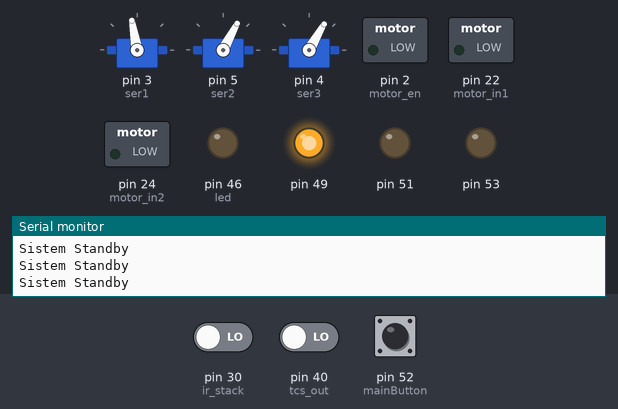
Recording of a sketch running on a simulated Arduino Mega 2560, built with avr-gcc and run on an emulated ATmega2560. Parts: 3 × servo, switched loads named in the sketch (green lamp = pin HIGH), output pins drawn as LEDs (lit = HIGH), the last lines printed to the serial monitor. The test bench sets the inputs (shaded band); at power-on: pin 30 (ir_stack) LOW, pin 52 (mainButton) HIGH, pin 40 (tcs_out) LOW. Pins used as bus, display or sensor lines are not drawn.

Above: at 1.2 s.
1.3 s: pin 30 (ir_stack) driven HIGH
At 2.5 s:
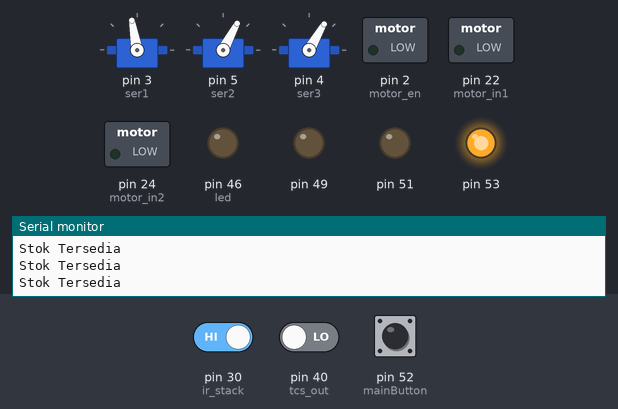
2.8 s: pin 52 (mainButton) pulled LOW for 0.15 s
At 6.4 s:
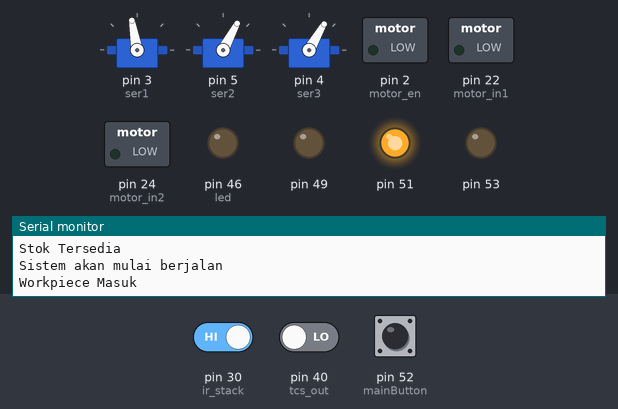
At 12.6 s:
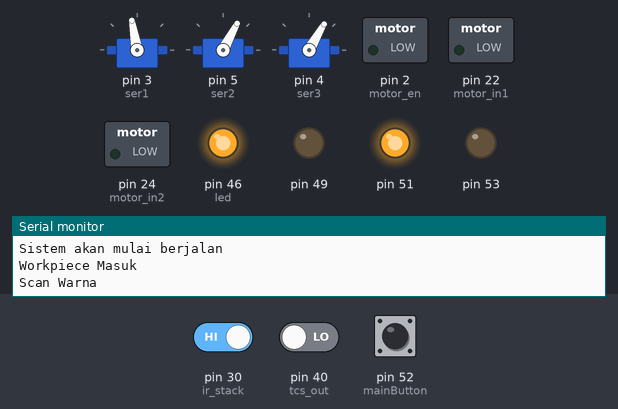
14.9 s: pin 30 (ir_stack) driven HIGH
Timing chart, 0 to 36.2 s (numbered marks = the images above; inputs shaded):
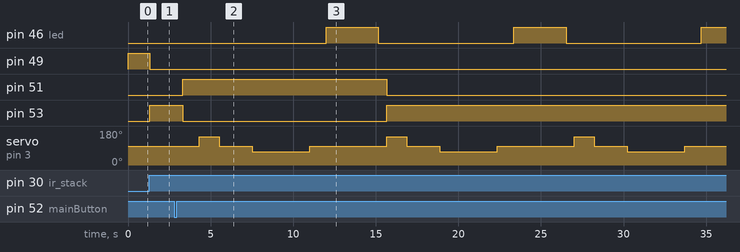

The sketch:

Mode_3.ino
```cpp
//Bismillahirrohamanirrohim MPS SORTING BASED ARDUINO

/*
  LOW COST MPS SORTING BASED ARDUINO
  Mechatronics Engineering 2nd Generation
  Vocational High School 2 Bojonegoro
*/

#define mainButton 52
#define ir_stack 30
#define ir_s1 34
#define ir_s2 36
#define ir_s3 38

#define ser1 3
#define ser2 5
#define ser3 4
#define motor_in1 22
#define motor_in2 24
#define motor_en 2

#define S0 25
#define S1 48
#define S2 42
#define S3 44
#define tcs_out 40
#define led 46

#include<Servo.h>
Servo servoStack, servo_s1, servo_s2;

int frequency = 0;
int warna = 0;
int latch = 0;
int counter1 = 0;
int counter2 = 0;
int counter3 = 0;

void setup() {
  Serial.begin(9600);
  pinMode(mainButton, INPUT_PULLUP);
  pinMode(ir_stack, INPUT);
  pinMode(ir_s1, INPUT);
  pinMode(ir_s2, INPUT);
  pinMode(ir_s3, INPUT);
  pinMode(tcs_out, INPUT);

  pinMode(motor_in1, OUTPUT);
  pinMode(motor_in2, OUTPUT);
  pinMode(motor_en, OUTPUT);
  pinMode(S0, OUTPUT);
  pinMode(S1, OUTPUT);
  pinMode(S2, OUTPUT);
  pinMode(S3, OUTPUT);
  pinMode(led, OUTPUT);

  pinMode(49, OUTPUT);
  pinMode(51, OUTPUT);
  pinMode(53, OUTPUT);

  digitalWrite(S0, HIGH);
  digitalWrite(S1, LOW);
  digitalWrite(led, LOW);

  servoStack.attach(ser1);
  servo_s1.attach(ser2);
  servo_s2.attach(ser3);
  servo_s1.write(62);
  servo_s2.write(60);
}

void loop() {
  int stok = digitalRead(ir_stack);
  if (stok == 1) {
    Serial.println("Stok Tersedia");
    digitalWrite(49, LOW);
    digitalWrite(51, LOW);
    digitalWrite(53, HIGH);
    //--------------------------------------------------------------------------------------------------------------------------------------
    int button = digitalRead(mainButton);
    if (button == 0) {
      latch++;
      delay(500);
      digitalWrite(49, LOW);
      digitalWrite(51, HIGH);
      digitalWrite(53, LOW);
      Serial.println("Sistem akan mulai berjalan");
      delay(1000);
      if (latch >= 2) {
        latch = 0;
      }
    }

    switch (latch) {
      case 1 :
        Serial.println("Workpiece Masuk");
        servoStack.write(150);
        delay(1200);
        servoStack.write(100);
        delay(2000);
        servoStack.write(70);
        delay(3500);
        servoStack.write(100);
        delay(1000);
        //-----------------------------------------------------------------------------------------------------------------------------------
        warna = cekWarna();
        switch (warna) {
          case 1:
            Serial.println('1');
            if (counter1 >= 3) {
              latch = 0 ;
            }
            else {
              servo_s1.write(9);
              //--------------------------------------------------------------------------------------------------------------------------------------
              while (digitalRead(ir_s1) == 1) {
                digitalWrite(motor_in1, LOW);
                digitalWrite(motor_in2, HIGH);
                analogWrite(motor_en, 80);
              }
              //-------------------------------------------------------------------------------------------------------------------------------------
              counter1++;
              delay(300);
            }
            break;
          //-------------------------------------------------------------------------------------------------------------------------------------
          case 2:
            Serial.println('2');
            if (counter2 >= 3) {
              latch = 0 ;
            }
            else {
              servo_s2.write(3);
              //--------------------------------------------------------------------------------------------------------------------------------------
              while (digitalRead(ir_s2) == 1) {
                digitalWrite(motor_in1, LOW);
                digitalWrite(motor_in2, HIGH);
                analogWrite(motor_en, 80);
              }
              //-------------------------------------------------------------------------------------------------------------------------------------
              counter2++;
              delay(300);
            }
            break;
          //--------------------------------------------------------------------------------------------------------------------------------------
          case 3:
            Serial.println('3');
            if (counter3 >= 3) {
              latch = 0 ;
            }
            else {
              while (digitalRead(ir_s3) == 1) {
                digitalWrite(motor_in1, LOW);
                digitalWrite(motor_in2, HIGH);
                analogWrite(motor_en, 80);
              }
              //-------------------------------------------------------------------------------------------------------------------------------------
              counter3++;
              delay(300);
            }
            break;
        }
        //--------------------------------------------------------------------------------------------------------------------------------------
        digitalWrite(motor_in1, LOW);
        digitalWrite(motor_in2, LOW);
        analogWrite(motor_en, 0);
        //-------------------------------------------------------------------------------------------------------------------------------------
        servo_s1.write(62);
        servo_s2.write(60);
        //-------------------------------------------------------------------------------------------------------------------------------------
        Serial.print("CNT1= ");
        Serial.print(counter1);
        Serial.print(" CNT2= ");
        Serial.print(counter2);
        Serial.print(" CNT3= ");
        Serial.println(counter3);
        delay(500);
    }
  }
  else {
    idle();
  }
}

void idle() {
  Serial.println("Sistem Standby");
  digitalWrite(motor_in1, LOW);
  digitalWrite(motor_in2, LOW);
  analogWrite(motor_en, 0);
  servo_s1.write(62);
  servo_s2.write(60);
  servoStack.write(100);
  digitalWrite(49, HIGH);
  digitalWrite(51, LOW);
  digitalWrite(53, LOW);
  latch = 0;
}

int cekWarna() {
  Serial.println("Scan Warna");
  digitalWrite(led, HIGH);
  digitalWrite(S2, LOW);
  digitalWrite(S3, LOW);
  frequency = pulseIn(tcs_out, LOW);
  int R = frequency;
  Serial.print("R=  ");
  Serial.print(R);
  delay(50);

  digitalWrite(S2, HIGH);
  digitalWrite(S3, HIGH);
  frequency = pulseIn(tcs_out, LOW);
  int G = frequency;
  Serial.print(" G= ");
  Serial.print(G);
  delay(50);

  digitalWrite(S2, LOW);
  digitalWrite(S3, HIGH);
  frequency = pulseIn(tcs_out, LOW);
  int B = frequency;
  Serial.print(" B= ");
  Serial.print(B);
  delay(50);
  digitalWrite(led, LOW);

  if (R < B && B < G) {
    Serial.println("  : Merah");
    warna = 1;
  }
  if (G < B && B < R) {
    Serial.println("  : Hijau");
    warna = 2;
  }
  if (B < G && G < R && B < 200) {
    Serial.println("  : Biru");
    warna = 3;
  }
  if (R > 200 && G > 200 && B > 200) {
    Serial.println("  : Unknown");
  }
  return warna;
}
```

Measured:
- after the input at 1.3 s, pin 49: HIGH → LOW at once; pin 53: LOW → HIGH at once
- after the input at 2.8 s, pin 46 (led): LOW → HIGH after 9.2 s; pin 51: LOW → HIGH after 0.51 s; pin 53: HIGH → LOW after 0.51 s; servo on pin 3 (ser1): 100° → 150° after 1.5 s, → 100° 1.2 s later, → 70° 2.0 s later, → 100° 3.5 s later
